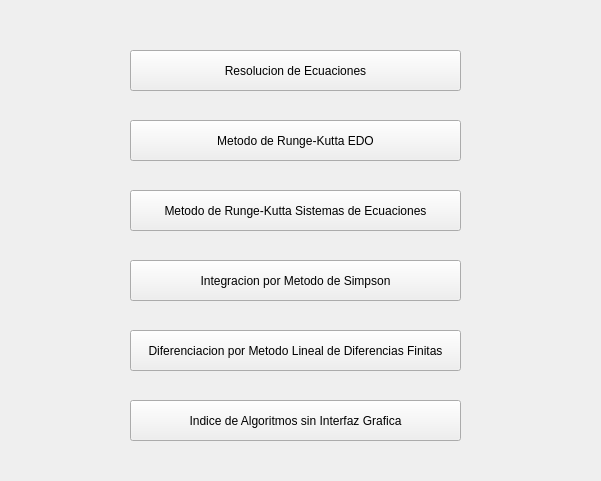
<?xml version="1.0" encoding="UTF-8"?>
<ui version="4.0">
 <class>WMenu</class>
 <widget class="QMainWindow" name="WMenu">
  <property name="geometry">
   <rect>
    <x>0</x>
    <y>0</y>
    <width>601</width>
    <height>481</height>
   </rect>
  </property>
  <property name="windowTitle">
   <string>MainWindow</string>
  </property>
  <widget class="QWidget" name="centralwidget">
   <widget class="QPushButton" name="pbResoluEq">
    <property name="geometry">
     <rect>
      <x>130</x>
      <y>50</y>
      <width>331</width>
      <height>41</height>
     </rect>
    </property>
    <property name="text">
     <string>Resolucion de Ecuaciones</string>
    </property>
   </widget>
   <widget class="QPushButton" name="pbRungeEdo">
    <property name="geometry">
     <rect>
      <x>130</x>
      <y>120</y>
      <width>331</width>
      <height>41</height>
     </rect>
    </property>
    <property name="text">
     <string>Metodo de Runge-Kutta EDO</string>
    </property>
   </widget>
   <widget class="QPushButton" name="pbRungeSis">
    <property name="geometry">
     <rect>
      <x>130</x>
      <y>190</y>
      <width>331</width>
      <height>41</height>
     </rect>
    </property>
    <property name="text">
     <string>Metodo de Runge-Kutta Sistemas de Ecuaciones</string>
    </property>
   </widget>
   <widget class="QPushButton" name="pbSimpson">
    <property name="geometry">
     <rect>
      <x>130</x>
      <y>260</y>
      <width>331</width>
      <height>41</height>
     </rect>
    </property>
    <property name="text">
     <string>Integracion por Metodo de Simpson</string>
    </property>
   </widget>
   <widget class="QPushButton" name="pbLineal">
    <property name="geometry">
     <rect>
      <x>130</x>
      <y>330</y>
      <width>331</width>
      <height>41</height>
     </rect>
    </property>
    <property name="text">
     <string>Diferenciacion por Metodo Lineal de Diferencias Finitas</string>
    </property>
   </widget>
   <widget class="QPushButton" name="pbIndice">
    <property name="geometry">
     <rect>
      <x>130</x>
      <y>400</y>
      <width>331</width>
      <height>41</height>
     </rect>
    </property>
    <property name="text">
     <string>Indice de Algoritmos sin Interfaz Grafica</string>
    </property>
   </widget>
  </widget>
 </widget>
 <resources/>
 <connections>
  <connection>
   <sender>pbIndice</sender>
   <signal>clicked()</signal>
   <receiver>pbIndice</receiver>
   <slot>click()</slot>
   <hints>
    <hint type="sourcelabel">
     <x>329</x>
     <y>401</y>
    </hint>
    <hint type="destinationlabel">
     <x>329</x>
     <y>410</y>
    </hint>
   </hints>
  </connection>
 </connections>
</ui>
